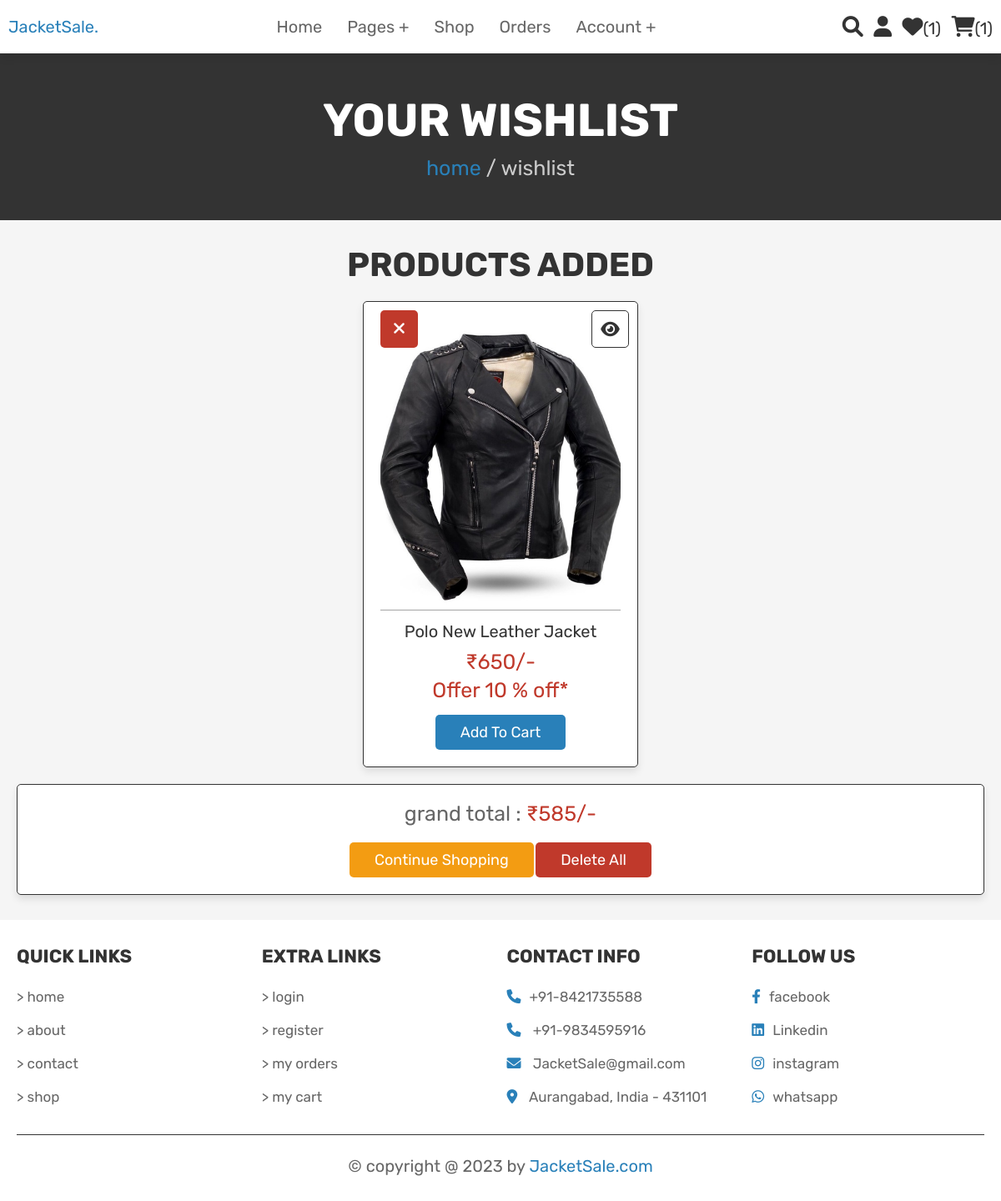
The page /wishlist.php (signed in) on the database its author committed.
### tables this page shows
CREATE TABLE `tbl_wishlist` (
  `id` int(255) NOT NULL,
  `user_id` int(255) NOT NULL,
  `pid` int(100) NOT NULL,
  `name` varchar(100) NOT NULL,
  `price` int(100) NOT NULL,
  `product_offer` char(100) NOT NULL,
  `image` varchar(100) NOT NULL
);

### wishlist.php (the view, shortened to what this page needs)
<?php
@include 'connect.php';
$user_id = $_SESSION['user_id'];
?>
<!DOCTYPE html>
<html lang="en">
<head>
    <link rel="stylesheet" href="https://cdnjs.cloudflare.com/ajax/libs/font-awesome/6.0.0/css/all.min.css">
    <link rel="stylesheet" href="css/style.css">
</head>
<body>
    <?php @include 'header.php'; ?>
    <section class="heading">
        <h3>your wishlist</h3>
        <p> <a href="home.php">home</a> / wishlist </p>
    </section>
    <section class="wishlist">
        <h1 class="title">products added</h1>
        <div class="box-container">
            <?php
        $grand_total = 0;
        $select_wishlist = mysqli_query($conn, "SELECT * FROM `tbl_wishlist` WHERE user_id = '$user_id'") or die('query failed');
        if(mysqli_num_rows($select_wishlist) > 0){
            while($fetch_wishlist = mysqli_fetch_assoc($select_wishlist)){
    ?>
            <form action="" method="POST" class="box">
                <a href="wishlist.php?delete=<?php echo $fetch_wishlist['id']; ?>" class="fas fa-times"
                    onclick="return confirm('delete this from wishlist?');"></a>
                <a href="view_page.php?pid=<?php echo $fetch_wishlist['pid']; ?>" class="fas fa-eye"></a>
                <img src="uploaded_img/<?php echo $fetch_wishlist['image']; ?>" alt="" class="image">
                <div class="name"><?php echo $fetch_wishlist['name']; ?></div>
                <div class="price">₹<?php echo $fetch_wishlist['price']; ?>/-</div>
                <div class="product_offer">Offer <?php echo $fetch_wishlist['product_offer']; ?> % off*</div>
                <input type="submit" value="add to cart" name="add_to_cart" class="btn">
            </form>
            <?php $offer = ($fetch_wishlist['price'] / 100) * ($fetch_wishlist['product_offer']) ; ?>
            <?php $total =  $fetch_wishlist['price'] ?>
            <?php $sub_total = $total - $offer  ;
    $grand_total += $sub_total;
        }
    }else{
        echo '<p class="empty">your wishlist is empty</p>';
    }
    ?>
        </div>
        <div class="wishlist-total">
            <p>grand total : <span>₹<?php echo $grand_total; ?>/-</span></p>
            <a href="shop.php" class="option-btn">continue shopping</a>
            <a href="wishlist.php?delete_all" class="delete-btn <?php echo ($grand_total > 1)?'':'disabled' ?>"
                onclick="return confirm('delete all from wishlist?');">delete all</a>
        </div>
    </section>
    <?php @include 'footer.php'; ?>
</body>
</html>

### css/style.css (style rules this page uses)
:root { --main-color: #2980b9; --red: #c0392b; --orange: #f39c12; --black: #333; --white: #fff; --light-color: #666; --light-white: #ccc; --light-bg: #f5f5f5; --border: 0.1rem solid var(--black); --box-shadow: 0 0.5rem 1rem rgba(0, 0, 0, 0.1); }
* { font-family: "Rubik", sans-serif; margin: 0; padding: 0; box-sizing: border-box; outline: none; border: none; text-decoration: none; transition: all 0.2s linear; }
html { font-size: 62.5%; overflow-x: hidden; scroll-behavior: smooth; scroll-padding-top: 6.5rem; }
body { background: var(--light-bg); }
section { padding: 3rem 2rem; }
.btn, .delete-btn, .option-btn { display: inline-block; border-radius: 0.5rem; margin-top: 1rem; font-size: 1.8rem; color: var(--white); cursor: pointer; padding: 1rem 3rem; text-transform: capitalize; }
.btn { background-color: var(--main-color); }
.delete-btn { background-color: var(--red); }
.option-btn { background-color: var(--orange); }
.heading { display: flex; flex-flow: column; align-items: center; justify-content: center; gap: 1rem; background-color: var(--black); text-align: center; min-height: 25vh; }
.heading h3 { font-size: 5.5rem; color: var(--white); text-transform: uppercase; }
.heading p { font-size: 2.5rem; color: var(--light-white); }
.heading p a { color: var(--main-color); }
.title { text-align: center; margin-bottom: 2rem; color: var(--black); text-transform: uppercase; font-size: 4rem; }
.wishlist .box-container { max-width: 1200px; margin: 0 auto; display: grid; grid-template-columns: repeat(auto-fit, 33rem); gap: 1.5rem; align-items: flex-start; justify-content: center; }
.wishlist .box-container .box { padding: 2rem; text-align: center; background-color: var(--white); border: var(--border); box-shadow: var(--box-shadow); border-radius: 0.5rem; position: relative; }
.wishlist .box-container .box .image { height: 35rem; width: 100%; object-fit: cover; }
.wishlist .box-container .box .fa-eye, .wishlist .box-container .box .fa-times { position: absolute; top: 1rem; height: 4.5rem; width: 4.5rem; line-height: 4.3rem; font-size: 2rem; border-radius: 0.5rem; }
.wishlist .box-container .box .fa-eye { right: 1rem; border: var(--border); background-color: var(--white); color: var(--black); }
.wishlist .box-container .box .fa-times { background-color: var(--red); color: var(--white); }
.wishlist .box-container .box .name { font-size: 2rem; color: var(--black); margin: 1rem 0; }
.wishlist .box-container .box .price { font-size: 2.5rem; color: var(--red); margin: 0.5rem 0; }
.wishlist .box-container .box .product_offer { font-size: 2.5rem; color: var(--red); margin: 0.5rem 0; }
.wishlist .wishlist-total { max-width: 1200px; margin: 0 auto; padding: 2rem; text-align: center; background-color: var(--white); border: var(--border); box-shadow: var(--box-shadow); border-radius: 0.5rem; margin-top: 2rem; }
.wishlist .wishlist-total p { font-size: 2.5rem; color: var(--light-color); margin-bottom: 1rem; }
.wishlist .wishlist-total p span { color: var(--red); }
* { box-sizing: border-box; }

### rows shown on the page
tbl_wishlist: image (picture), name "Polo New Leather Jacket", price "650", product_offer "10"

### other values the page prints
$wishlist_num_rows "1"
$cart_num_rows "1"
$grand_total "585"
